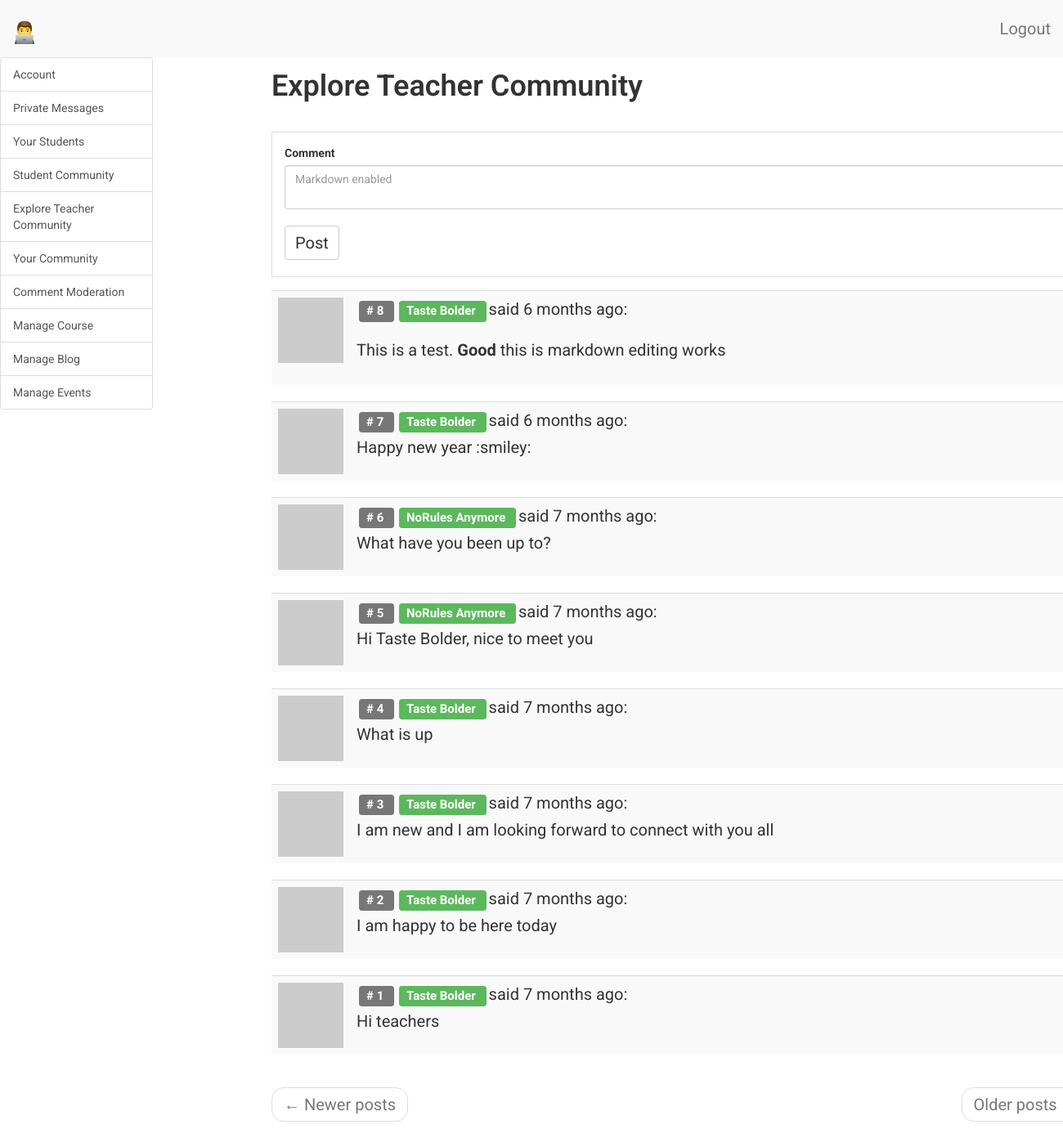
Page /teacher/dashboard/NoRules Anymore/explore-teachers (signed in) on the committed database.
### app/models.py (models this page shows, shortened)
class TeacherCommunityComment(db.Model):
    __tablename__ = 'teacher community comment'
    id = db.Column(db.Integer, primary_key=True)
    body = db.Column(db.String(140))
    body_html = db.Column(db.Text)
    timestamp = db.Column(db.DateTime, index=True, default=datetime.utcnow)
    teacher_id = db.Column(db.Integer, db.ForeignKey('teacher.id'))

class Teacher(UserMixin, db.Model):
    __tablename__ = 'teacher'
    id = db.Column(db.Integer, primary_key=True)
    teacher_full_name = db.Column(db.String(64), index=True, unique=True)
    teacher_email = db.Column(db.String(120), index=True, unique=True)
    teacher_phone = db.Column(db.String(120), index=True, unique=True)
    teacher_residence = db.Column(db.String(120), index=True)
    teacher_course = db.Column(db.String(120), index=True)
    teacher_about_me = db.Column(db.String(140))
    teacher_last_seen = db.Column(db.DateTime, default=datetime.utcnow)
    teacher_password_hash = db.Column(db.String(128))
    comments = db.relationship(
        'TeacherCommunityComment',
        backref='author',
        lazy='dynamic')
    course_overview = db.relationship(
        'WebDevelopmentOverview',
        backref='author',
        lazy='dynamic')
    table_of_contentes = db.relationship(
        'TableOfContents',
        backref='author',
        lazy='dynamic')
    chapter = db.relationship(
        'Chapter',
        backref='author',
        lazy='dynamic')
    chapter_quizzes = db.relationship(
        'ChapterQuiz',
        backref='author',
        lazy='dynamic')
    general_multiple_choices_quiz = db.relationship(
        'GeneralMultipleChoicesQuiz',
        backref='author',
        lazy='dynamic')
    blog_articles = db.relationship(
        'BlogArticles',
        backref='author',
        lazy='dynamic')
    events = db.relationship(
        'Events',
        backref='author',
        lazy='dynamic')
    messages_sent = db.relationship(
        'TeacherMessage',
        foreign_keys='TeacherMessage.sender_id',
        backref='author',
        lazy='dynamic')
    messages_received = db.relationship(
        'TeacherMessage',
        foreign_keys='TeacherMessage.recipient_id',
        backref='recipient',
        lazy='dynamic')
    last_message_read_time = db.Column(db.DateTime)
    notifications = db.relationship(
        'TeacherNotifications',
        backref='teacher',
        lazy='dynamic')
    def new_messages(self):
        last_read_time = self.last_message_read_time or datetime(1900, 1, 1)
        return TeacherMessage.query.filter_by(recipient=self).filter(
            TeacherMessage.timestamp > last_read_time).count()
    def avatar_teacher(self, size):
        digest = md5(self.teacher_email.lower().encode('utf-8')).hexdigest()
        return 'https://www.gravatar.com/avatar/{}?d=identicon&s={}'.format(
            digest, size)
    teacher_followed = db.relationship(
        'Teacher',
        secondary=teacher_followers,
        primaryjoin=(teacher_followers.c.follower_id == id),
        secondaryjoin=(teacher_followers.c.followed_id == id),
        backref=db.backref('teacher_followers', lazy='dynamic'), lazy='dynamic')

### app/teacher/routes.py (the view, shortened to what this page needs)
@bp.route('/dashboard/<teacher_full_name>/explore-teachers', methods=['GET', 'POST'])
@login_required
def dashboard_explore_teachers(teacher_full_name):
    teacher = Teacher.query.filter_by(
        teacher_full_name=teacher_full_name).first_or_404()
    page = request.args.get('page', 1, type=int)
    comment_form = CommentForm()
    comments = TeacherCommunityComment.query.order_by(
        TeacherCommunityComment.timestamp.desc()).paginate(
            page, current_app.config['POSTS_PER_PAGE'], False)
    next_url = url_for(
        'teacher.dashboard_explore_teachers',
        teacher_full_name=teacher.teacher_full_name,
        page=comments.next_num) \
        if comments.has_next else None
    prev_url = url_for(
        'teacher.dashboard_explore_teachers',
        teacher_full_name=teacher.teacher_full_name,
        page=comments.prev_num) \
        if comments.has_prev else None
    return render_template(
        'teacher/explore_teachers.html',
        title='Explore Teachers',
        teacher=teacher,
        next_url=next_url,
        prev_url=prev_url,
        comments=comments.items,
        comment_form=comment_form)

### app/teacher/forms.py
class CommentForm(FlaskForm):
    comment = PageDownField(
        'Comment',
        validators=[DataRequired()],
        render_kw={"placeholder": "Markdown enabled"})
    submit = SubmitField('Post')

### app/models.py (called while the page is built)
@login.user_loader
def load_user(id):
    admin = Admin.query.get(int(id))
    teacher = Teacher.query.get(int(id))
    student = Student.query.get(int(id))
    parent = Parent.query.get(int(id))
    if admin:
        return admin
    elif teacher:
        return teacher
    elif student:
        return student
    elif parent:
        return parent
    else:
        return None

### app/teacher/routes.py (called while the page is built)
@bp.before_request
def before_request():
    if current_user.is_authenticated:
        current_user.teacher_last_seen = datetime.utcnow()
        db.session.commit()

### app/templates/teacher/explore_teachers.html (shortened to what this page needs)
{% extends 'base.html' %}
{% import 'bootstrap/wtf.html' as wtf %}
{% block app_content %}
    <div class="row">
        <div class="col-sm-12">
        </div>
    </div>
    <div class="row">
        <div class="col-sm-12">
            <div id="explore-teacher-community" class="tabcontent">
                <div class="row">
                    <div class="col-sm-12">
                        <h1>Explore Teacher Community</h1>
                    </div>
                </div>
                <div class="row">
                    <div class="col-sm-12 my-form">
                        {{ wtf.quick_form(comment_form) }}
                    </div>
                    <div class="col-sm-6">
                    </div>
                </div>
                <div class="row">
                    <div class="col-sm-12">
                        {% for comment in comments %}
                            {% include 'teacher/_comments_teachers.html' %}
                        {% endfor %}
                    </div>
                </div>
                <div class="row">
                    <div class="col-sm-12">
                        <nav aria-label="...">
                            <ul class="pager">
                                <li class="previous{% if not prev_url %} disabled{% endif %}">
                                    <a href="{{ prev_url or '#' }}">
                                        <span aria-hidden="true">&larr;</span> Newer posts
                                    </a>
                                </li>
                                <li class="next{% if not next_url %} disabled{% endif %}">
                                    <a href="{{ next_url or '#' }}">
                                        Older posts <span aria-hidden="true">&rarr;</span>
                                    </a>
                                </li>
                            </ul>
                        </nav>
                    </div>
                </div>
            </div>
        </div>
    </div>
{% endblock %}

### app/templates/teacher/_comments_teachers.html
<table class="table table-striped">
    <tr valign='top'>
        <td width="30px">
            <a href=" {{ url_for('teacher.profile_teacher', teacher_full_name=comment.author.teacher_full_name) }} ">
                <img src=" {{ comment.author.avatar_teacher(30) }}  ">
            </a>
        </td>
        <td>
            <span class="comment-id label label-default"># {{ comment.id }} </span>
            <span class="teacher_popup">
                <a href="{{ url_for('teacher.profile_teacher', teacher_full_name=comment.author.teacher_full_name) }}">
                    <span class="label label-success"> {{ comment.author.teacher_full_name }} </span>
                </a>
            </span>
            said {{ moment(comment.timestamp).fromNow() }}:
            <br>
            <div class="comment-body">
                {% if comment.body_html %}
                    {{ comment.body_html | safe }}
                {% else %}
                    {{ comment.body }}
                {% endif %}
            </div>
        </td>
    </tr>
</table>

### app/static/css/main.css (style rules this page uses)
.my-form, .card-deck { padding: 15px; border: 1px solid #ddd; margin: 15px; }
.label { margin: 3px; }
html, body { font-family: 'Roboto', sans-serif; }
h1 { padding-bottom: 10px; font-weight: 600; margin-top: 0px; padding-top: 0px; }
h2, h3, h4, h5, h6, p { margin-top: 0px; padding-top: 10px; padding-bottom: 10px; }
p, li { line-height: 30px; margin-top: 10px; margin-bottom: 10px; }
p, li, td, .btn, .btn-alt, .schedule-btn { font-size: 20px; }
.comment-body { margin-top: 5px; }
.tabcontent h1 { padding-top: 15px; }
.btn { margin-top: 5px; margin-bottom: 5px; }
.tabcontent { float: left; padding: 0px 12px; width: 99%; border-left: none; height: 300px; }

### rows in the picture
TeacherCommunityComment: id "8", author.teacher_full_name "Taste Bolder", timestamp "6 months ago", body_html "This is a test. Good this is markdown editing works"
TeacherCommunityComment: id "7", author.teacher_full_name "Taste Bolder", timestamp "6 months ago", body "Happy new year :smiley:"
TeacherCommunityComment: id "6", author.teacher_full_name "NoRules Anymore", timestamp "7 months ago", body "What have you been up to?"
TeacherCommunityComment: id "5", author.teacher_full_name "NoRules Anymore", timestamp "7 months ago", body "Hi Taste Bolder, nice to meet you"
TeacherCommunityComment: id "4", author.teacher_full_name "Taste Bolder", timestamp "7 months ago", body "What is up"
TeacherCommunityComment: id "3", author.teacher_full_name "Taste Bolder", timestamp "7 months ago", body "I am new and I am looking forward to connect with you all"
TeacherCommunityComment: id "2", author.teacher_full_name "Taste Bolder", timestamp "7 months ago", body "I am happy to be here today"
TeacherCommunityComment: id "1", author.teacher_full_name "Taste Bolder", timestamp "7 months ago", body "Hi teachers"
